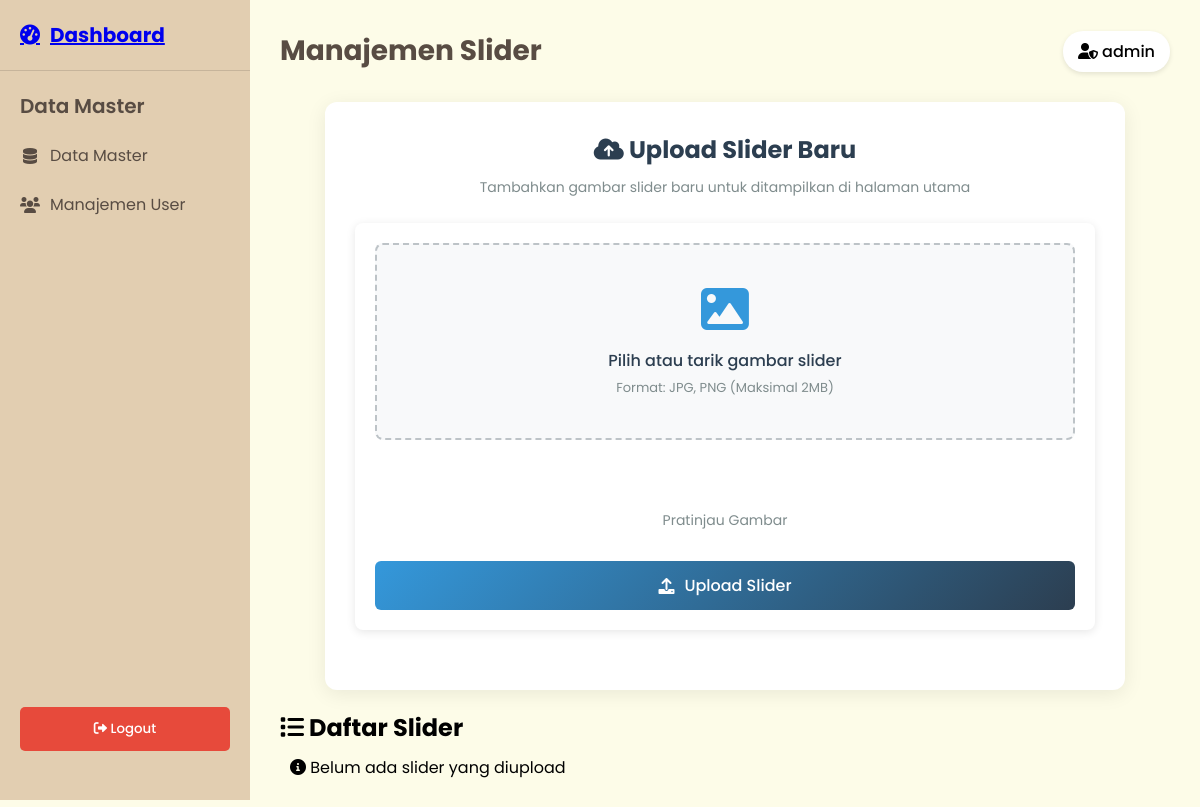
The app's page /flower_shop/admin/sliders.php (signed in), older data.
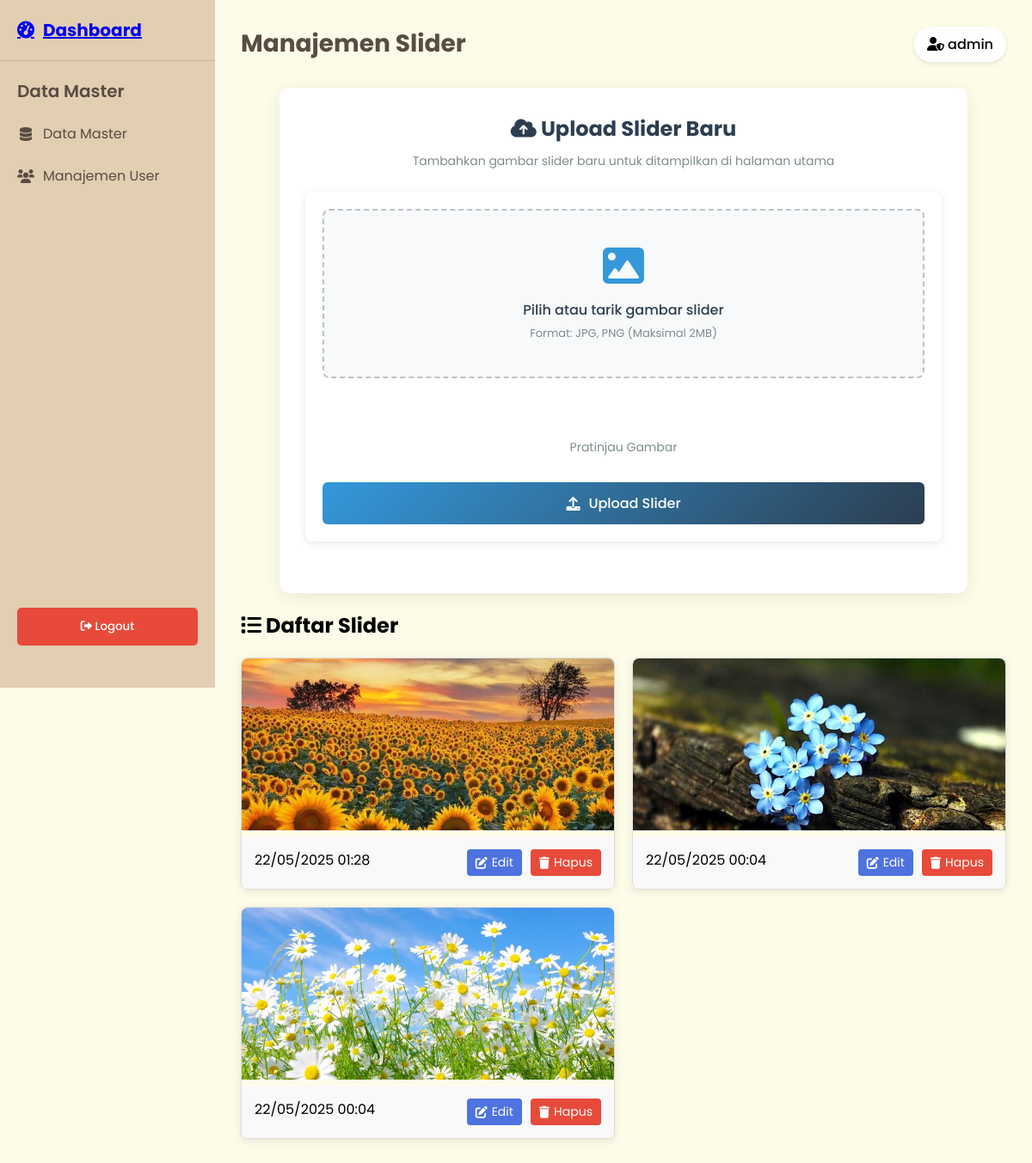
The same page, newer data.
### tables this page shows
CREATE TABLE `sliders` (
  `id` int(11) NOT NULL,
  `image_path` varchar(255) NOT NULL,
  `created_at` timestamp NOT NULL DEFAULT current_timestamp(),
  `updated_at` timestamp NOT NULL DEFAULT current_timestamp() ON UPDATE current_timestamp()
);

### flower_shop/admin/sliders.php (the view, shortened to what this page needs)
<?php
require __DIR__.'/../config/database.php';
try {
    $stmt = $pdo->query("SELECT * FROM sliders ORDER BY created_at DESC");
    $sliders = $stmt->fetchAll(PDO::FETCH_ASSOC);
} catch (PDOException $e) {
    $error = "Gagal mengambil data slider: " . $e->getMessage();
    $sliders = [];
}
?>
<!DOCTYPE html>
<html lang="en">
<head>
    <link rel="stylesheet" href="https://cdnjs.cloudflare.com/ajax/libs/font-awesome/6.0.0/css/all.min.css">
    <link rel="stylesheet" href="../assets/css/admin.css">
</head>
<body>
       <div class="sidebar">
    <div class="sidebar-header">
        <a href="dashboard.php" class="dashboard-link">
            <h2><i class="fas fa-tachometer-alt"></i> <span>Dashboard</span></h2>
        </a>
    </div>
        <div class="sidebar-menu">
            <div class="menu-title">Data Master</div>
            <div class="menu-item" onclick="toggleSubmenu('data-master')">
                <i class="fas fa-database"></i> <span>Data Master</span>
            </div>
            <a href="users.php" class="menu-item">
                <i class="fas fa-users"></i> <span>Manajemen User</span>
            </a>
            <button class="logout-btn" onclick="window.location.href='logout.php'">
                <i class="fas fa-sign-out-alt"></i> <span>Logout</span>
            </button>
        </div>
    </div>
    <div class="main-content">
        <div class="header">
            <h1>Manajemen Slider</h1>
            <div class="user-info">
                <i class="fas fa-user-shield"></i> <?php echo htmlspecialchars($_SESSION['username'] ?? 'Admin'); ?>
            </div>
        </div>
        <div class="upload-slider-container">
    <div class="upload-header">
        <h2><i class="fas fa-cloud-upload-alt"></i> Upload Slider Baru</h2>
        <p>Tambahkan gambar slider baru untuk ditampilkan di halaman utama</p>
    </div>
    <form action="upload_slider.php" method="POST" enctype="multipart/form-data" class="upload-form">
        <div class="file-upload-wrapper">
            <label for="slider_image" class="file-upload-label" id="file-upload-label">
                <i class="fas fa-image"></i>
                <span class="upload-text">Pilih atau tarik gambar slider</span>
                <span class="upload-hint">Format: JPG, PNG (Maksimal 2MB)</span>
            </label>
        </div>
        <div class="preview-container">
            <div class="preview-title">Pratinjau Gambar</div>
        </div>
        <button type="submit" class="btn-upload">
            <i class="fas fa-upload"></i> Upload Slider
        </button>
    </form>
</div>
            <h2><i class="fas fa-list"></i> Daftar Slider</h2>
            <?php if (empty($sliders)): ?>
                <div class="alert alert-info">
                    <i class="fas fa-info-circle"></i> Belum ada slider yang diupload
                </div>
            <?php else: ?>
                <div class="slider-grid">
                    <?php foreach ($sliders as $slider): ?>
                        <div class="slider-card">
                            <img src="../<?= htmlspecialchars($slider['image_path']) ?>" alt="Slider Image" class="slider-image">
                            <div class="slider-actions">
                                <span><?= date('d/m/Y H:i', strtotime($slider['created_at'])) ?></span>
                                <div style="display: flex; gap: 10px; align-items: center;">
                                    <a href="edit_slider.php?id=<?= $slider['id'] ?>" class="btn-edit">
                                        <i class="fas fa-edit"></i> Edit
                                    </a>
                                    <form method="POST" onsubmit="return confirm('Apakah Anda yakin ingin menghapus slider ini?')">
                                        <button type="submit" name="delete_slider" class="btn-delete">
                                            <i class="fas fa-trash"></i> Hapus
                                        </button>
                                    </form>
                                </div>
                            </div>
                        </div>
                    <?php endforeach; ?>
                </div>
            <?php endif; ?>
        </div>
</body>
</html>

### flower_shop/assets/css/admin.css (style rules this page uses)
:root { --sidebar-bg: #E2CEB1; --main-bg: #FDFCE8; --text-dark: #584C43; --text-light: #FFFFFF; --accent-color: #4E73DE; --danger-color: #E74A3B; --success-color: #1CC88A; }
* { margin: 0; padding: 0; box-sizing: border-box; font-family: 'Poppins', sans-serif; }
body { display: flex; min-height: 100vh; background-color: var(--main-bg); overflow-x: hidden; }
.sidebar { width: 250px; background-color: var(--sidebar-bg); color: var(--text-dark); height: 100vh; position: fixed; padding: 20px 0; transition: all 0.3s ease-in-out; z-index: 1050; overflow-y: auto; -webkit-overflow-scrolling: touch; }
.sidebar-header { padding: 0 20px 20px; border-bottom: 1px solid rgba(88, 76, 67, 0.2); }
.sidebar-header h2 { font-size: 20px; font-weight: 700; display: flex; align-items: center; gap: 10px; }
.sidebar-menu { margin-top: 20px; position: relative; min-height: calc(100vh - 120px); }
.sidebar-menu a.menu-item { display: flex; align-items: center; padding: 12px 20px; color: var(--text-dark); text-decoration: none; transition: all 0.3s; cursor: pointer; }
.sidebar-menu a.menu-item i { margin-right: 10px; width: 20px; text-align: center; }
.menu-item { padding: 12px 20px; cursor: pointer; transition: all 0.3s; display: flex; align-items: center; color: var(--text-dark); }
.menu-item i { margin-right: 10px; width: 20px; text-align: center; }
.menu-title { font-size: 20px; font-weight: 600; margin: 20px 20px 10px; color: var(--text-dark); }
.logout-btn { position: absolute; bottom: 20px; left: 20px; right: 20px; padding: 12px; background-color: var(--danger-color); color: var(--text-light); border: none; border-radius: 5px; cursor: pointer; text-align: center; font-weight: 500; transition: all 0.3s; text-decoration: none; display: block; }
.main-content { flex: 1; margin-left: 250px; padding: 30px; transition: all 0.3s ease-in-out; }
.header { display: flex; justify-content: space-between; align-items: center; margin-bottom: 30px; flex-wrap: wrap; gap: 15px; }
.header h1 { color: var(--text-dark); font-size: 28px; }
.user-info { background-color: white; padding: 8px 15px; border-radius: 20px; box-shadow: 0 2px 5px rgba(0,0,0,0.1); font-weight: 500; }
.btn-edit { background-color: var(--accent-color); color: white; border: none; }
.btn-delete { background-color: var(--danger-color); color: white; border: none; }
.alert { padding: 10px; margin-bottom: 15px; border-radius: 4px; }

Row changes from the older to the newer data that the page shows:
added sliders: image_path (picture), created_at "22/05/2025 01:28"
added sliders: image_path (picture), created_at "22/05/2025 00:04"
added sliders: image_path (picture), created_at "22/05/2025 00:04"
Text that changed along with them:
text no longer shown: "Belum ada slider yang diupload"
